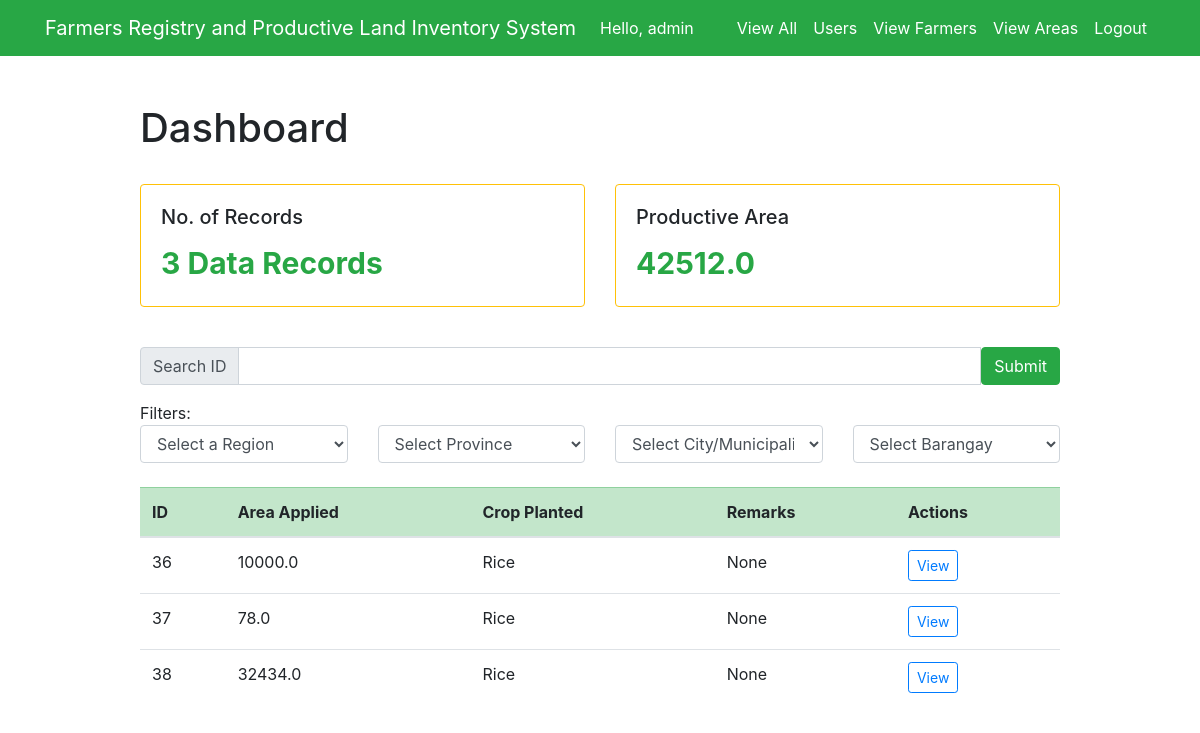
The app's page /dashboard/area (signed in) with its own data.
### test_app/models.py (models this page shows)
class UsersAreaInfo(models.Model):
    RICE = 'Rice'
    CORN = 'Corn'
    SUGARCANE = 'Sugarcane'
    PLANTED = [
        (RICE, 'Rice'),
        (CORN, 'Corn'),
        (SUGARCANE, 'Sugarcane'),
    ]
    farmer_id = models.ForeignKey(Farmer, models.CASCADE, db_column='farmer_id')
    total_area = models.FloatField()
    crop_planted = models.CharField(max_length=9, choices=PLANTED, default=RICE, blank=True, null=True)
    remarks = models.CharField(max_length=100, blank=True, null=True)
    sketch_plan = models.FileField(upload_to='documents_sp/', max_length=254, blank=True)
    map = models.FileField(upload_to='documents_map/', max_length=254, blank=True)
    google_earth = models.FileField(upload_to='documents_ge/', max_length=254, blank=True)
    area_coordinates = models.FileField(upload_to='documents_coordinates/', max_length=254, blank=True)
    profile_field = models.CharField(max_length=250)
    soil_ph = models.IntegerField()
    region = models.CharField(max_length=200)
    province = models.CharField(max_length=200)
    muncity = models.CharField(max_length=200)
    brgy = models.CharField(max_length=200)

### test_app/views.py (the view, shortened to what this page needs)
# urls.py: path('dashboard/area', views.viewarea_dashboard, name='viewarea_dashboard'),
@login_required(login_url='/')
def viewarea_dashboard(request):
    if request.method == 'GET':
        data_entries = UsersAreaInfo.objects.all()
        regions = RegionCode.objects.all()
        pa = data_entries
        list_pa = []
        if not pa:
            productive_area = 0
        else:
            list_pa.clear()
            for area in pa:
                list_pa.append(area.total_area)
            np_pa = np.array([list_pa])
            productive_area = np.sum(np_pa)
        context = {
            'data_entries': data_entries,
            'productive_area': productive_area,
            'regions': regions,
        }
        return render(request, 'test_app/viewarea_dashboard.html', context)

### test_app/templates/test_app/viewarea_dashboard.html (shortened to what this page needs)
{% extends "test_app/base.html" %}
{% block content %}
<div class="row justify-content-center mt-5">
    <div class="col-md-10">
        <h1>Dashboard</h1>
        <br>
        <div class="row">
            <div class="col-sm-6 col-lg-6">
                <div class="card border-warning mb-3">
                    <div class="card-body text-warning">
                        <h5 class="card-title text-body">No. of Records</h5>
                        {% if data_entries %}
                            <p class="card-text text-success" style="font-size: 30px;"><strong>{{ data_entries.count }} Data Record{{ data_entries.count|pluralize }}</strong></p>
                        {% else %}
                            <p class="card-text text-danger" style="font-size: 30px;"><strong>No Data Entries</strong></p>
                        {% endif %}
                    </div>
                </div>
            </div>
            <div class="col-sm-6 col-lg-6">
                <div class="card border-warning mb-3">
                    <div class="card-body text-warning">
                        <h5 class="card-title text-body">Productive Area</h5>
                        <p class="card-text text-success" style="font-size: 30px;"><strong>{{ productive_area }}</strong></p>
                    </div>
                </div>
            </div>
        </div>
        <br>
        <form action="" id="searchForm" method="POST">
            <div class="input-group mb-3">
                <div class="input-group-prepend">
                    <span class="input-group-text" id="inputGroup-sizing-default">Search ID</span>
                </div>
                <input type="text" class="form-control" aria-label="Search" aria-describedby="inputGroup-sizing-default" id="search" name="search">
                <button type="submit" class="btn btn-success">Submit</button>
            </div>
            Filters: <br>
            <div class="row">
                <div class="col-sm-12 col-md-6 col-lg-3">
                    <select class="form-select form-control" name="region" id="region" onchange="populateProvince(this)" aria-label="Select Region">
                        <option value="0" selected>Select a Region</option>
                    </select>
                </div>
                <div class="col-sm-12 col-md-6 col-lg-3">
                    <select class="form-select form-control" name="province" id="province" onchange="populateMunCity(this)" aria-label="Select Province">
                        <option value="0" selected>Select Province</option>
                    </select>
                </div>
                <div class="col-sm-12 col-md-6 col-lg-3">
                    <select class="form-select form-control" name="muncity" id="muncity" onchange="populateBrgy(this)" aria-label="Select City/Municipality">
                        <option value="0" selected>Select City/Municipality</option>
                    </select>
                </div>
                <div class="col-sm-12 col-md-6 col-lg-3">
                    <select class="form-select form-control" name="brgy" id="brgy" aria-label="Select Barangay">
                        <option value="0" selected>Select Barangay</option>
                    </select>
                </div>
            </div>
        </form>
        <br>
        <table class="table table-hover table-stripped table-responsive-md" id="profile_list">
            <thead class="table-success">
                <tr>
                    <th scope="col">ID</th>
                    <th scope="col">Area Applied</th>
                    <th scope="col">Crop Planted</th>
                    <th scope="col">Remarks</th>
                    <th scope="col" align="center">Actions</th>
                </tr>
            </thead>
            <tbody>
                {% for data in data_entries %}
                    <tr>
                        <td scope="row">{{ data.id }}</td>
                        <td>{{ data.total_area }}</td>
                        <td>{{ data.crop_planted }}</td>
                        <td>{{ data.remarks }}</td>
                        <td><a type="button" class="btn btn-outline-primary btn-sm text-primary" href="{% url 'view_area_admin' data.id %}">View</a>
                    </tr>
                {% endfor %}
            </tbody>
        </table>
    </div>
</div>
{% endblock %}

### test_app/templates/test_app/base.html (shortened to what this page needs)
<!doctype html>
<html lang="en">
<head>
    <link rel="stylesheet" href="https://stackpath.bootstrapcdn.com/bootstrap/4.4.1/css/bootstrap.min.css">
</head>
<body>
<nav class="navbar navbar-expand-md navbar-light bg-success">
<div class="container">
    {% if user.is_superuser %}<a class="navbar-brand" href="{% url 'user_dashboard' %}">{% else %}<a class="navbar-brand" href="{% url 'user_info' %}">{% endif %}
        <span class="text-white">Farmers Registry and Productive Land Inventory System</span>
    </a>
    <div class="collapse navbar-collapse" id="navbarNav">
        {% if user.is_authenticated %}
            <ul class="navbar-nav mr-auto">
                <li class="nav-item">
                    <span class="nav-link text-white">Hello, {{ request.user }}</span>
                </li>
            </ul>
        {% endif %}
    <ul class="navbar-nav ml-auto">
        {% if user.is_authenticated %}
            <li class="nav-item">
                {% if user.is_superuser %}
                    <a href="{% url 'view_all' %}" class="nav-link text-white">View All</a>
                {% endif %}
            </li>
            <li class="nav-item">
                {% if user.is_superuser %}
                    <a href="{% url 'user_list' %}" class="nav-link text-white">Users</a>
                {% endif %}
            </li>
            <li class="nav-item">
                {% if user.is_superuser %}
                    <a href="{% url 'user_dashboard' %}" class="nav-link text-white">View Farmers</a>
                {% endif %}
            </li>
            <li class="nav-item">
                {% if user.is_superuser %}
                    <a href="{% url 'viewarea_dashboard' %}" class="nav-link text-white">View Areas</a>
                {% endif %}
            </li>
            <li class="nav-item">
                <a href="#" onclick="$('#signOutBtn').click()" class="nav-link text-white">Logout</a>
            </li>
        {% endif %}
    </ul>
    </div>
</div>
</nav>
<div class="container">
{% block content %}{% endblock %}
</div>
</body>
</html>

### records on screen
UsersAreaInfo: id "36", total_area "10000.0", crop_planted "Rice", remarks "None"
UsersAreaInfo: id "37", total_area "78.0", crop_planted "Rice", remarks "None"
UsersAreaInfo: id "38", total_area "32434.0", crop_planted "Rice", remarks "None"

### other values on screen
{{ request.user }} "admin"
{{ data_entries.count }} "3"
{{ productive_area }} "42512.0"
